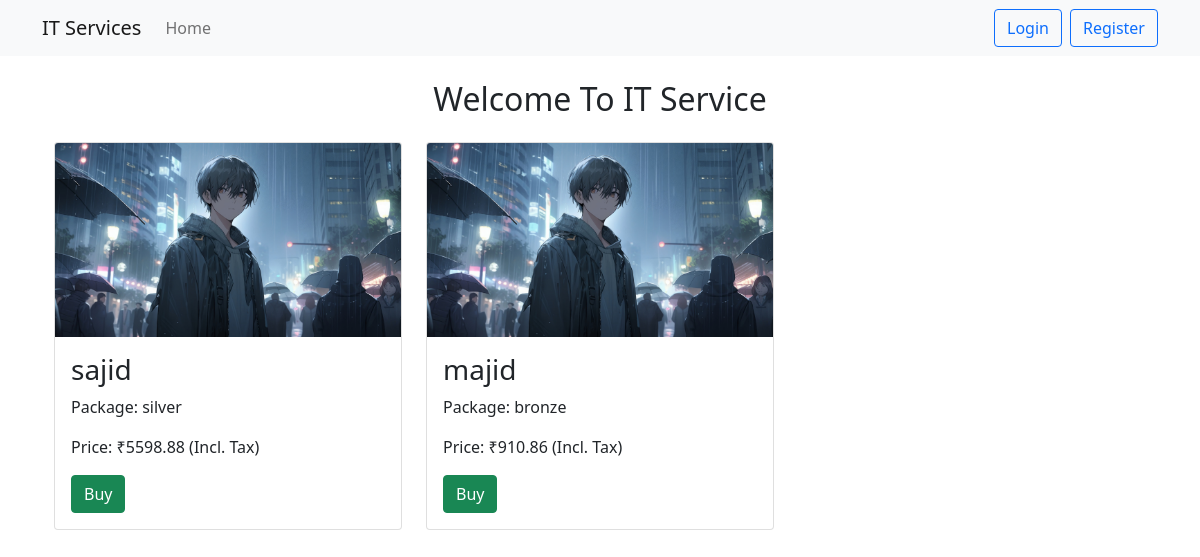
The app's page /, older data.
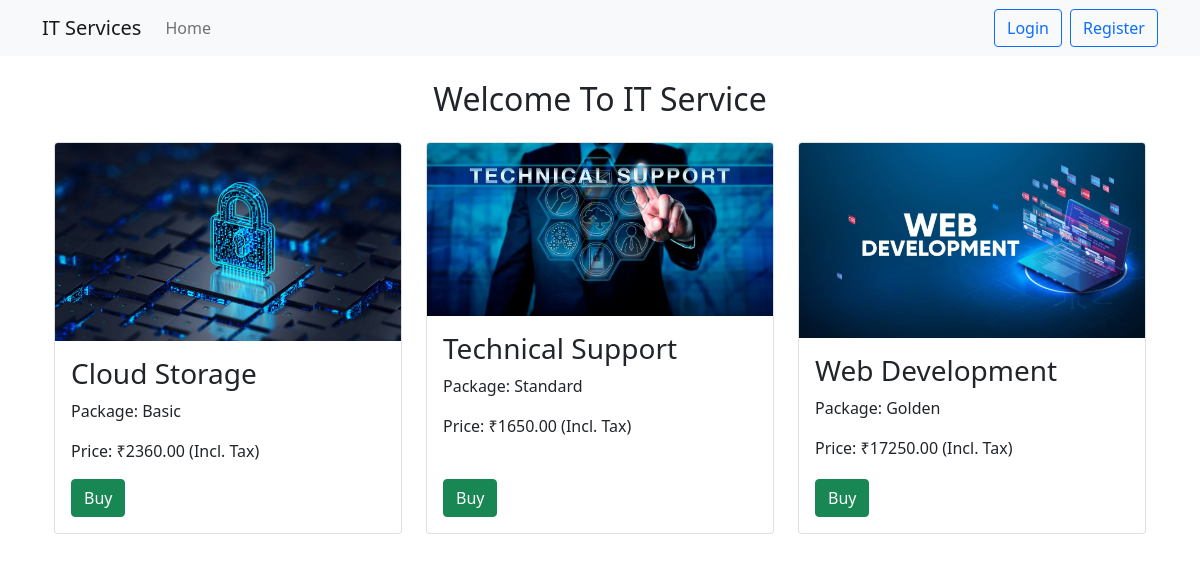
The same page, newer data.
### service/models.py (models this page shows, shortened)
class Service(models.Model):
    name = models.CharField(max_length=100)
    payment_terms = models.TextField()
    price = models.DecimalField(max_digits=10, decimal_places=2)
    package = models.CharField(max_length=100)
    tax = models.DecimalField(max_digits=5, decimal_places=2)
    image = models.ImageField(upload_to='services/')
    active = models.BooleanField(default=True)
    @property
    def total_price(self):
        return self.price + (self.price * self.tax / 100)

### service/views.py (the view)
# urls.py: path('', service_views.index, name='index'),
def index(request):
    active_services = Service.objects.filter(active=True)
    return render(request,'index.html',{'active_services': active_services})

### service/templates/index.html
{% extends "layout.html" %}
{% block content %}
<h2 class="text-center mb-4">Welcome To IT Service</h2>
<div class="container">
  <div class="row row-cols-1 row-cols-md-2 row-cols-lg-3 g-4">
    {% for service in active_services %}
      <div class="col">
        <div class="card h-100">
          <img src="{{ service.image.url }}" class="card-img-top" alt="Service Image">
          <div class="card-body d-flex flex-column">
            <h3 class="card-title">{{ service.name }}</h3>
            <p class="card-text">Package: {{ service.package }}</p>
            <p class="card-text">Price: ₹{{ service.total_price|floatformat:2 }} (Incl. Tax)</p>
            <div class="mt-auto">
              <a href="{% url 'subscribe' service.id %}" class="btn btn-success">Buy</a>
            </div>
          </div>
        </div>
      </div>
    {% endfor %}
  </div>
</div>
{% endblock %}

### templates/layout.html (shortened to what this page needs)
<!DOCTYPE html>
<html lang="en">
<head>
    <link
        href="https://cdn.jsdelivr.net/npm/bootstrap@5.1.3/dist/css/bootstrap.min.css"
        rel="stylesheet"
    />
</head>
<body>
    <nav class="navbar navbar-expand-lg navbar-light bg-light">
        <div class="container">
            <a class="navbar-brand" href="{% url 'index' %}">IT Services</a>
            <div class="collapse navbar-collapse" id="navbarSupportedContent">
                <ul class="navbar-nav me-auto mb-2 mb-lg-0">
                    <li class="nav-item">
                        <a class="nav-link" href="{% url 'index' %}">Home</a>
                    </li>
                </ul>
                <div class="d-flex ms-auto">
                    {% if user.is_authenticated %}
                        <span class="navbar-text d-none d-lg-block me-3">Welcome, {{ user.username }}!</span>
                        <form method="post" action="{% url 'logout' %}" class="d-none d-lg-block">
                            {% csrf_token %}
                            <button class="btn btn-danger" type="submit">Logout</button>
                        </form>
                        <form method="post" action="{% url 'logout' %}" class="d-block d-lg-none ms-3">
                            {% csrf_token %}
                            <button class="btn btn-danger w-100" type="submit">Logout</button>
                        </form>
                    {% else %}
                        <a class="btn btn-outline-primary me-2 d-none d-lg-block" href="{% url 'login' %}">Login</a>
                        <a class="btn btn-outline-primary d-none d-lg-block" href="{% url 'register' %}">Register</a>
                    {% endif %}
                </div>
            </div>
        </div>
    </nav>
    <div class="container mt-4">
        {% block content %}{% endblock %}
    </div>
</body>
</html>

Row changes from the older to the newer data that the page shows:
removed Service: image (picture), name "sajid", package "silver", total_price "5598.88"
removed Service: image (picture), name "majid", package "bronze", total_price "910.86"
added Service: image (picture), name "Cloud Storage", package "Basic", total_price "2360.00"
added Service: image (picture), name "Technical Support", package "Standard", total_price "1650.00"
added Service: image (picture), name "Web Development", package "Golden", total_price "17250.00"
